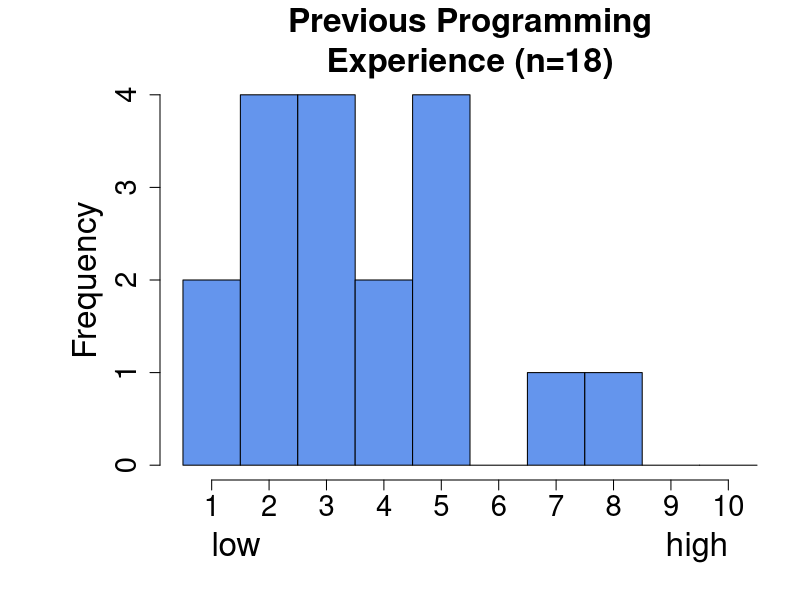

This figure's R source:
## ---- chunk 1
#| echo: false
#| column: margin 
#| label: fig-experience
#| fig-cap: "Most of you have very little programming experience, but some of you have a lot of experience."
par(mar = c(6, 8, 4, 1))
hist(c(1, 1, 2, 2, 2, 2, 3, 3, 3, 3, 4, 4, 5, 5, 5, 5, 7, 8), 
     breaks = 1:11 - 0.5,
     main = "Previous Programming\nExperience (n=18)",
     xlab = "low                                             high",
     col = "cornflowerblue",
     xaxt = "n", cex.axis = 1.75, cex.lab = 2, cex.main = 2)
axis(1, at = 1:10, labels = 1:10, cex.axis = 1.75)
